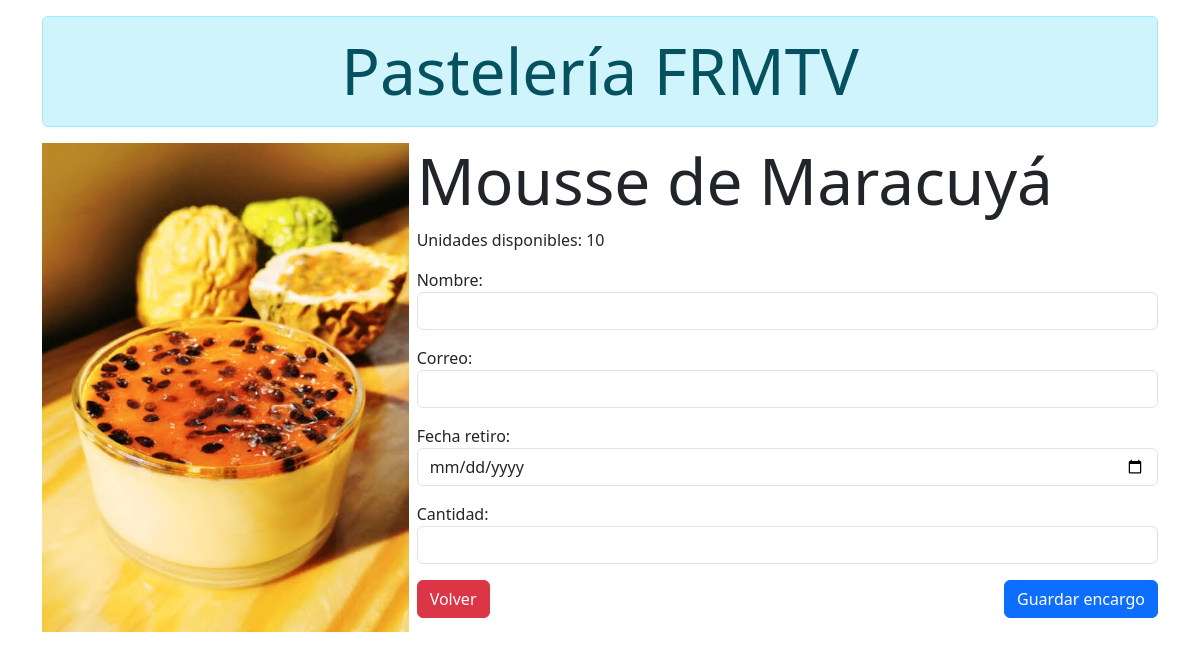
Before: /encargar/2/ with the older database file.
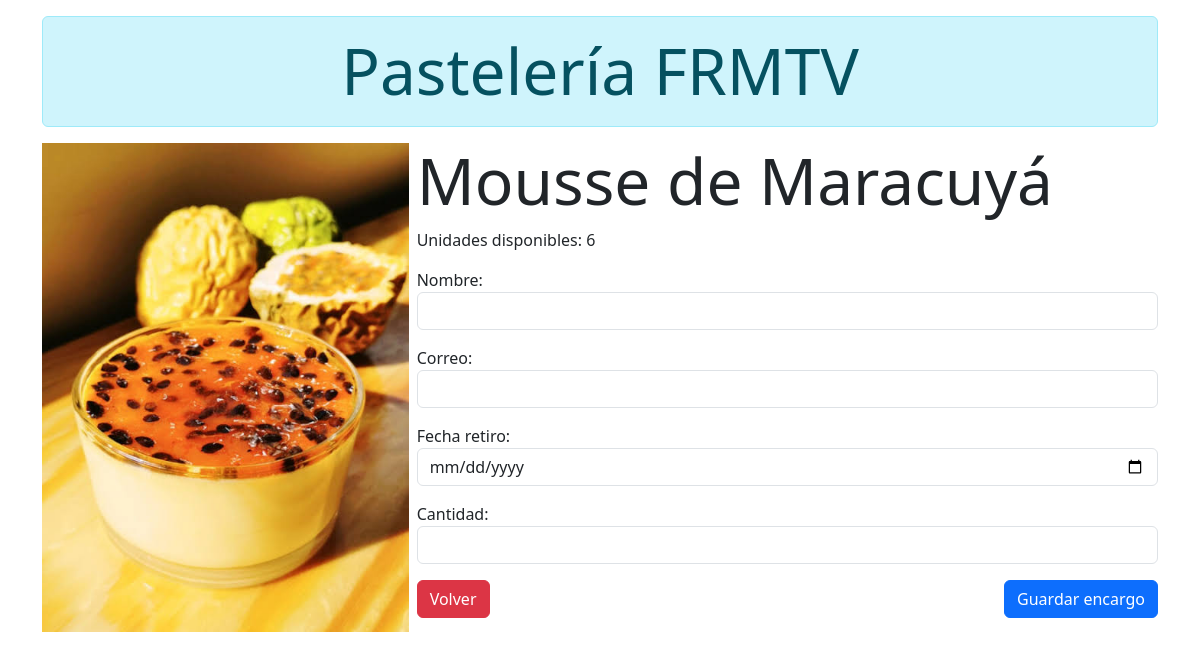
After: the same page with the newer database file.
### catalogo/models.py (models this page shows, shortened)
class producto(models.Model):
    nombre = models.CharField(max_length=50)
    linea = models.ForeignKey(linea, on_delete=models.CASCADE, related_name='productos')
    precio = models.PositiveIntegerField()
    imagen = models.ImageField(upload_to='imagenes/', blank=True, null=True)
    apto_celiacos = models.BooleanField(default=False)
    cantidad = models.PositiveSmallIntegerField(verbose_name='porciones')
    disponibilidad = models.BooleanField(default=True)
    stock_dia = models.PositiveIntegerField(verbose_name='stock del día')
    class Meta:
        ordering = ['nombre']
        verbose_name_plural = 'productos de la pasteleria'
    @property
    def agotado(self):
        return self.stock_dia == 0

### catalogo/views.py (the view, shortened to what this page needs)
# urls.py: path('encargar/<int:id>/', views.encargar, name='encargar'),
def encargar(request, id):
    prod = get_object_or_404(producto, id=id, disponibilidad=True)
    if prod.agotado:
        return render(request, 'encargar.html', {'producto': prod, 'agotado': True})
    form = EncargoForm(request.POST or None, producto=prod)
    return render(request, 'encargar.html', {'producto': prod, 'form': form})

### catalogo/forms.py (shortened to what this page needs)
class EncargoForm(forms.ModelForm):
    class Meta:
        model = encargo
        fields = ['nombre', 'correo', 'fecha_retiro', 'cantidad']
        widgets = {'fecha_retiro': forms.DateInput(attrs={'type': 'date'})}
    def __init__(self, *args, producto=None, **kwargs):
        super().__init__(*args, **kwargs)
        self.producto = producto
        for campo in self.fields.values():
            campo.widget.attrs['class'] = 'form-control'

### templates/encargar.html (shortened to what this page needs)
<!doctype html>
<html lang="en" data-bs-theme="light">
    <head>
        <link
            href="https://cdn.jsdelivr.net/npm/bootstrap@5.3.8/dist/css/bootstrap.min.css"
            rel="stylesheet"
        />
    </head>
    <body class="container mt-3">
        <header>
            <div class="alert alert-info text-center display-3" role="alert">
                Pastelería FRMTV
            </div>
        </header>
        <main>
            <div class="row justify-content-center aling-items-center g-2">
                <div class="col-4">
                    <img src="/media/{{ producto.imagen }}" class="img-fluid" alt="{{ producto.nombre }}">
                </div>
                <div class="col">
                    <h1 class ="display-3">{{ producto.nombre }}</h1>
                    {% if agotado %}
                        <div class="alert alert-danger">Agotado por hoy</div>
                        <a class="btn btn-outline-secondary" href="/">Volver</a>
                    {% else %}
                        <p>Unidades disponibles: {{ producto.stock_dia }}</p>
                        <form method="post">
                        {{ form.as_p }}
                        <a class="btn btn-danger" href="{% url 'detalle' producto.id %}">Volver</a>
                        <button class="btn btn-primary float-end">Guardar encargo</button>
                        </form>
                    {% endif %}
                </div>
            </div>
        </main>
    </body>
</html>

Changed rows visible on the page:
changed producto "Mousse de Maracuyá": stock_dia "10" → "6"
